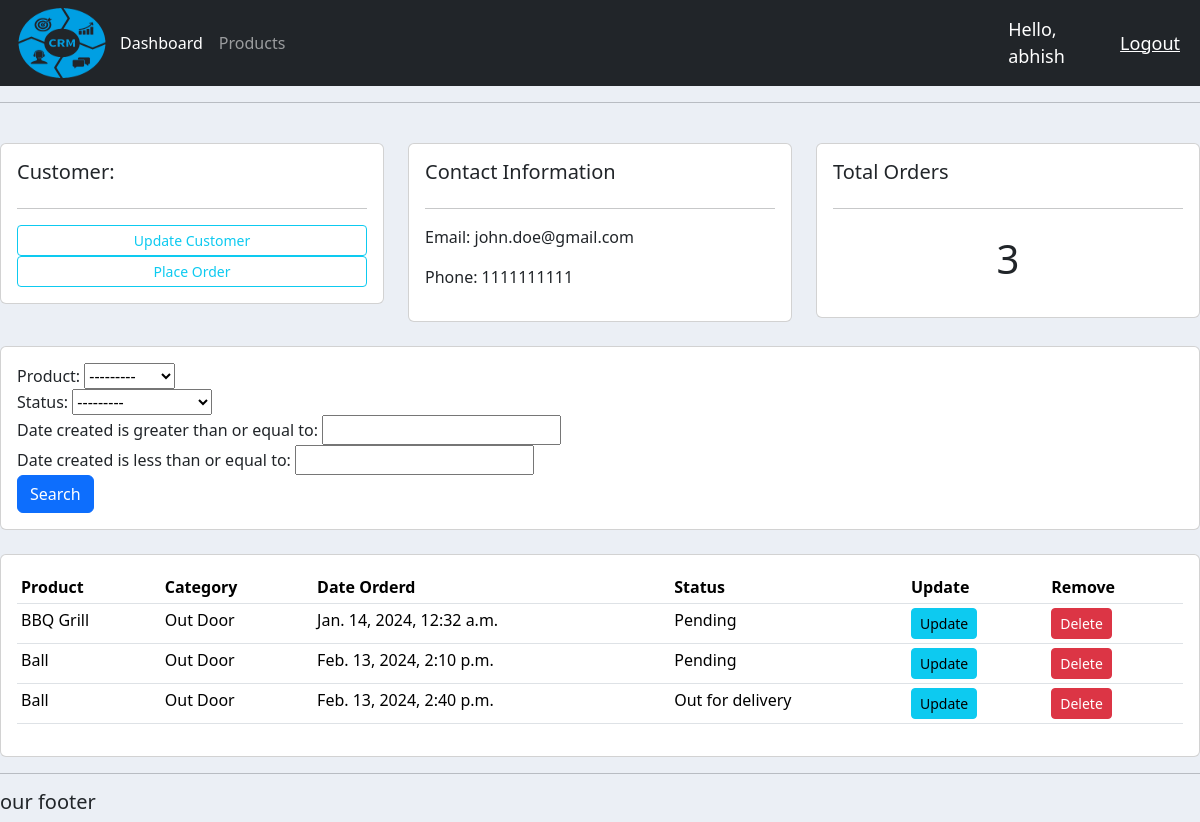
The app's page /customer/1/ (signed in) with its own data.
### accounts/models.py (models this page shows, shortened)
class Customer(models.Model):
    user = models.OneToOneField(User, null=True, blank=True, on_delete=models.CASCADE)
    name = models.CharField(max_length=200, null=True)
    phone = models.CharField(max_length=200, null=True)
    email = models.CharField(max_length=200, null=True)
    profile_pic = models.ImageField(default="profile1.png", null=True, blank=True)
    date_created = models.DateTimeField(auto_now_add=True, null=True)

class Order(models.Model):
    STATUS  = (
            ('Pending', 'Pending'),
            ('Out for delivery', 'Out for delivery'),
            ('Delivered', 'Delivered'),
    )
    customer =  models.ForeignKey(Customer, null=True, on_delete=models.SET_NULL)
    product = models.ForeignKey(Product, null=True, on_delete=models.SET_NULL)
    date_created = models.DateTimeField(auto_now_add=True, null=True)
    status = models.CharField(max_length=200, null=True, choices=STATUS)

class Product(models.Model):
    CATEGORY  = (
            ('Indoor', 'Indoor'),
            ('Out Door', 'Out Door'),
    )
    name = models.CharField(max_length=200, null=True)
    price = models.FloatField(max_length=200, null=True)
    category = models.CharField(max_length=200, null=True, choices=CATEGORY)
    description = models.CharField(max_length=200, null=True, blank=True)
    date_created = models.DateTimeField(auto_now_add=True, null=True)
    Tags = models.ManyToManyField(Tag)
    def __str__(self):
        return self.name

### accounts/decorators.py (the view)
        def wrapper_func(request, *args, **kwargs):
            group = None
            if request.user.groups.exists():
                group = request.user.groups.all()[0].name
            if group in allowed_roles:
                return view_func(request, *args, **kwargs)
            else:
                return HttpResponse('You are not authorized to view this page')

### accounts/views.py (called while the page is built)
@login_required(login_url='login')
@allowed_users(allowed_roles=['admin'])
def customer(request, pk_test):
    customer = Customer.objects.get(id=pk_test)
    orders = customer.order_set.all()
    order_count = orders.count()
    myFilter = OrderFilter(request.GET, queryset=orders)
    orders = myFilter.qs
    context = {'customer':customer, 'orders':orders, 'order_count':order_count, 'myFilter':myFilter}
    return render(request, 'accounts/customer.html', context)

### accounts/templates/accounts/customer.html
{%  extends 'accounts/main.html' %}
{%  block content %}
<br>
<div class="row">
    <div class="col-md">
        <div class="card card-body">
            <h5>Customer:</h5>
            <hr>
            <a class="btn btn-outline-info  btn-sm btn-block" href="">Update Customer</a>
            <a class="btn btn-outline-info  btn-sm btn-block" href="{% url 'create_order' customer.id %}">Place Order</a>
        </div>
    </div>
    <div class="col-md">
        <div class="card card-body">
            <h5>Contact Information</h5>
            <hr>
            <p>Email: {{customer.email}}</p>
            <p>Phone: {{customer.phone}}</p>
        </div>
    </div>
    <div class="col-md">
        <div class="card card-body">
            <h5>Total Orders</h5>
            <hr>
            <h1 style="text-align: center;padding: 10px">{{order_count}}</h1>
        </div>
    </div>
</div>
<br>
<div class="row">
    <div class="col">
        <div class="card card-body">
            <form method="get">
                {{myFilter.form}}
            <button class="btn btn-primary" type="submit">Search</button>
          </form>
        </div>
    </div>
</div>
<br>
<div class="row">
    <div class="col-md">
        <div class="card card-body">
            <table class="table table-sm">
                <tr>
                    <th>Product</th>
                    <th>Category</th>
                    <th>Date Orderd</th>
                    <th>Status</th>
                    <th>Update</th>
                    <th>Remove</th>
                </tr>
                {%for order in orders%}
                <tr>
                    <td>{{order.product}}</td>
                    <td>{{order.product.category}}</td>
                    <td>{{order.date_created}}</td>
                    <td>{{order.status}}</td>
                    <td><a class='btn btn-sm btn-info' href="{% url 'update_order' order.id %}">Update</a></td>
                    <td><a class='btn btn-sm btn-danger' href="{% url 'delete_order' order.id %}">Delete</a></td>
                </tr>
                {%endfor%}
            </table>
        </div>
    </div>
</div>
{%endblock%}

### accounts/templates/accounts/navbar.html (shortened to what this page needs)
{% load static %}
<nav class="navbar navbar-expand-lg navbar-dark bg-dark">
    <div class="container-fluid">
      <img src="{% static 'images/logotransparent2.png' %}"
      width="100"
      height="70">
      <div class="collapse navbar-collapse" id="navbarNav">
        <ul class="navbar-nav">
          {% if request.user.is_staff %}
          <li class="nav-item">
            <a class="nav-link active" aria-current="page" href="{%url 'home' %}">Dashboard</a>
          </li>
          <li class="nav-item">
            <a class="nav-link" href="{%url 'products' %}">Products</a>
          </li>
          {% else %}
          <li class="nav-item">
            <a class ="nav-link" href="{% url 'account' %}">Settings</a>
          </li>
          {% endif %}
        </ul>
      </div>
    </div>
<span class="hello-msg" >Hello, {{request.user}}</span>
<span> <a class="hello-msg" href = "{% url 'logout' %}">Logout</a>
 </span>
</nav>

### static/css/main.css (style rules this page uses)
body { background-color: #ebeff5; }

### accounts/templates/accounts/navbar.html (style rules this page uses)
.hello-msg { font-size: 18px; color: #fff; margin-right: 20px; }

### records on screen
Customer: email "john.doe@gmail.com", phone "1111111111"
Order: product "BBQ Grill", product.category "Out Door", date_created "Jan. 14, 2024, 12:32 a.m.", status "Pending"
Order: product "Ball", product.category "Out Door", date_created "Feb. 13, 2024, 2:10 p.m.", status "Pending"
Order: product "Ball", product.category "Out Door", date_created "Feb. 13, 2024, 2:40 p.m.", status "Out for delivery"

### other values on screen
{{ request.user }} "abhish"
{{ order_count }} "3"
